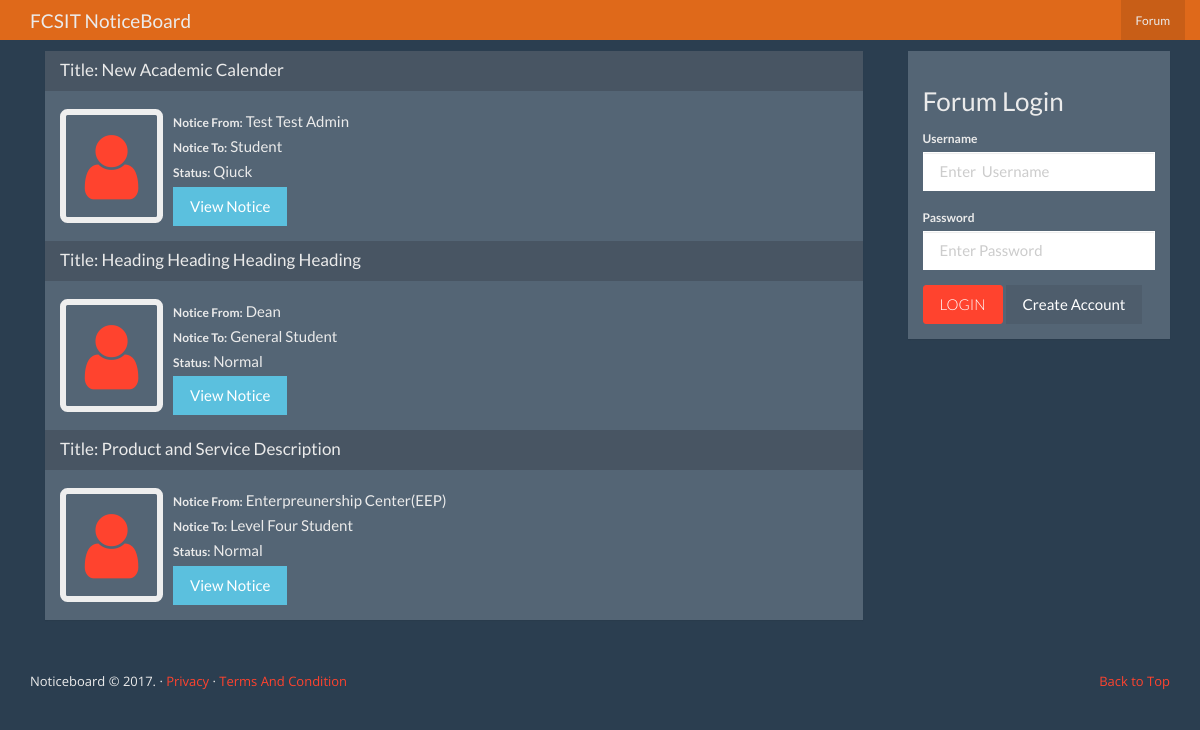
The page / on the database its author committed.
### tables this page shows
CREATE TABLE IF NOT EXISTS `noticeboard` (
  `notice_id` int(100) NOT NULL,
  `user_id` int(100) NOT NULL,
  `status_id` int(100) NOT NULL,
  `notice_title` varchar(200) NOT NULL,
  `notice_from` varchar(200) NOT NULL,
  `notice_to` varchar(200) NOT NULL,
  `notice_details` text NOT NULL,
  `notice_img` varchar(100) NOT NULL
);

CREATE TABLE IF NOT EXISTS `status` (
  `status_id` int(100) NOT NULL,
  `mode` varchar(100) NOT NULL
);

### application/views/notices/layout/main.php (called while the page is built)
<?php $this->load->view('notices/layout/includes/header.php'); ?>
<?php $this->load->view($main_content); ?>
<?php $this->load->view('notices/layout/includes/sidebar.php'); ?>
<?php $this->load->view('notices/layout/includes/footer.php'); ?>

### application/controllers/notices.php (called while the page is built, shortened)
<?php
class Notices extends CI_Controller {
	public function index(){
		$data['Title'] =  'Welcome Fcsit Online Notice Board';
		$data['notices'] = $this->Notice_model->list_notice();
		$data['main_content'] = 'notices/notices';
		$this->load->view('notices/layout/main', $data);
	}
}

### index.php (called while the page is built, shortened)
<?php
require_once BASEPATH.'core/CodeIgniter.php';

### application/models/Notice_model.php (called while the page is built, shortened)
<?php
 Class Notice_model extends CI_model{
	 public function list_notice(){
		 $this->db->select('*', 'status');
		 $this->db->from('noticeboard');
		 $this->db->join('status', 'noticeboard.status_id = status.status_id');
		 $query = $this->db->get();
		 return $query->result_array();
		 }
 }
 ?>

### application/views/notices/notices.php (the view, shortened to what this page needs)
<div class="container mainbody-section">
<div class="row">
    <div class="col-md-9">
                    <div class="col-md-12">
						<div class="panel panel-default">
                                    <?php foreach($notices as $notice): ?>
				  <div class="panel-heading">
					<h3 class="panel-title">Title:
                                <?php echo $notice['notice_title'];?>
                                </h3>
				  </div>
				  <div class="panel-body">
						<div class="media-left media-middle">
							<a href="#">
							  <i class="fa fa-user fa-5x fa-border"></i>
							</a>
						  </div>
						  <div class="media-body">
                                        <label>Notice From:</label> <?php echo $notice['notice_from'];?><br>
                                          <label>Notice To:</label> <?php echo $notice['notice_to']; ?><br>
                                          <label>Status:</label> <?php echo $notice['mode'];?>
                                          <br>
							 <a href="<?php echo base_url();?>notices/notice_details/<?php echo $notice['notice_id']?>" class="btn btn-info" role="button">View Notice</a>
						  </div>
				  </div>
                              <?php endforeach; ?>
				</div>
		</div>
    </div>

### application/views/notices/layout/includes/header.php (shortened to what this page needs)
<!DOCTYPE html>
<html lang="en">
  <head>
    <link href="<?php echo base_url(); ?>assets/css/bootstrap.css" rel="stylesheet">
    <link href="<?php echo base_url(); ?>assets/css/style.css" rel="stylesheet">
      <link href="<?php echo base_url(); ?>assets/css/font-awesome.css" rel="stylesheet">
  </head>
  <body>
    <nav class="navbar navbar-inverse navbar-fixed-top">
      <div class="container">
        <div class="navbar-header">
          <a class="navbar-brand" href="<?php echo base_url(); ?>notices">FCSIT NoticeBoard</a>
        </div>
          <div id="navbar" class="collapse navbar-collapse">
          <ul class="nav navbar-nav navbar-right">
              <li class="active"><a href="<?php echo base_url(); ?>Discussions">Forum</a></li>
          </ul>
        </div>
       </div>
    </nav>
    <br />

### application/views/notices/layout/includes/sidebar.php
     <div class="col-md-3">
         <div class="sidebar">
             <div class="panel panel-default">
                 <div class="panel-body">
                     <div class="block">
			<h3>Forum Login</h3>
			<form role="form" method="post" action="<?php echo base_url(); ?>user/login">
			<div class="form-group">
				<label for="exampleinputUsername">Username</label>
				<input name="reg_no" type="text" class="form-control" placeholder="Enter  Username"/>
			</div>
			<div class="form-group">
				<label>Password</label>
				<input name="password" type="password" class="form-control" placeholder="Enter Password"/>
			</div>
			<button name="login" type="submit" class="btn btn-primary">Login</button>
			<a class="btn btn-default" href="<?php echo base_url(); ?>User/register">Create Account</a>
			</form>
		</div>
                 </div>
             </div>
</div>
     </div>
 </div>
 </div>

### application/views/notices/layout/includes/footer.php (shortened to what this page needs)
  <footer>
        <div class="container">
          <p class="pull-right"><a href="#">Back to Top</a></p>
          <p>Noticeboard &copy; 2017. &middot; <a href="#">Privacy</a> &middot; <a href="#">Terms And Condition</a></p>
        </div>
      </footer>
  </body>
</html>

### assets/css/style.css (style rules this page uses)
a, a:hover, a:focus, a:active, a.active { outline: 0; }
ul,ol { margin: 0; padding: 0; }
li { list-style: none; }
a { color: #FF432E; text-decoration: none; }
p { font-family: 'Open Sans', sans-serif; font-size: 13px; line-height: 21px; }
.btn-primary { border-color: #FF432E; background-color: #FF432E; text-transform: uppercase; font-weight: 300; color: #fff; -webkit-border-radius:3px; -moz-border-radius:3px; -o-border-radius:3px; border-radius:3px; -webkit-transition: all 0.3s; -moz-transition: all 0.3s; -o-transition: all 0.3s; transition: all 0.3s; }
.mainbody-section { padding-top: 30px; padding-bottom: 30px; }

### rows shown on the page
noticeboard: notice_title "New Academic Calender", notice_from "Test Test Admin", notice_to "Student", status.mode "Qiuck"
noticeboard: notice_title "Heading Heading Heading Heading", notice_from "Dean", notice_to "General Student", status.mode "Normal"
noticeboard: notice_title "Product and Service Description", notice_from "Enterpreunership Center(EEP)", notice_to "Level Four Student", status.mode "Normal"
